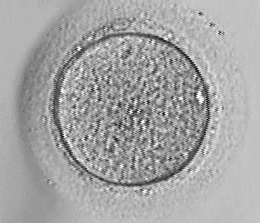
#> input picture data/microscope/1cell.jpg, 260 x 223 px
$ python -i blastomere_cell_enhancing_algo.py   (imports and definitions only)
#> lines starting #> are read from the running program, lines starting #| are printed output that depends on the picture; after the words box and inside, x2 and y2 are one past the last pixel; in counts of white or black regions, pixels touching at a corner belong together
#> further down, picture is the input picture: shape (223, 260); min 0, max 255, mean 164.9
from functools import partial

import cv2
import matplotlib.pyplot as plt
import numpy as np
from scipy.ndimage import uniform_filter
from skimage import filters, morphology, restoration
from skimage.feature import canny
from skimage.filters import gaussian, sobel
from skimage.morphology import closing, dilation, disk, erosion, opening
from skimage.restoration import calibrate_denoiser, denoise_tv_chambolle

from abstract import AbstractProcess

from .utils import color_scale_display, enhance_cell, needAjust


# [176 lines left out: functions ESAVA_denoising, _kernel_denoising, enhance_contrast, _structure_preserving_denoise, _anisotropic_diffusion, not called in this run]

def _guided_filter_denoise(image: np.ndarray, radius=8, epsilon=0.01) -> np.ndarray:
    """
    Apply guided filtering for edge-preserving smoothing.

    Guided filtering uses a guidance image (here the image itself) to smooth
    the input while preserving strong edges.

    Parameters:
    - image (np.ndarray): Grayscale image in [0, 1] range.
    - radius (int): Radius of the local window used for filtering.
    - epsilon (float): Regularization parameter to control edge sensitivity.

    Returns:
    - np.ndarray: Smoothed image in float64 format, range [0, 1].
    """
    def guided_filter(I, p, r, eps):
        mean_I = uniform_filter(I, size=r)
        mean_p = uniform_filter(p, size=r)
        mean_Ip = uniform_filter(I * p, size=r)
        cov_Ip = mean_Ip - mean_I * mean_p

        mean_II = uniform_filter(I * I, size=r)
        var_I = mean_II - mean_I * mean_I

        a = cov_Ip / (var_I + eps)
        b = mean_p - a * mean_I

        mean_a = uniform_filter(a, size=r)
        mean_b = uniform_filter(b, size=r)

        return mean_a * I + mean_b

    return guided_filter(image, image, radius, epsilon)

def _adaptive_hybrid_denoise(image: np.ndarray) -> np.ndarray:
    """
    Adaptive hybrid denoising using edge-aware selective filtering.

    This method:
    - Detects edge zones using Canny and Sobel edge detectors.
    - Computes distance from edges to define internal vs boundary regions.
    - Applies Non-Local Means denoising to inner regions.
    - Applies Bilateral filtering to edge regions.
    - Finishes with a guided filter pass to blend all regions smoothly.

    Parameters:
    - image (np.ndarray): Grayscale image in [0, 1] range.

    Returns:
    - np.ndarray: Enhanced and denoised image in float64 format.
    """
    from scipy.ndimage import distance_transform_edt

    edges_canny = canny(image, sigma=1.5, low_threshold=0.08, high_threshold=0.15)
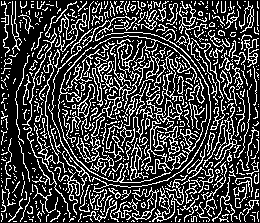
#> edges_canny: shape (223, 260) bool; 25.9% white in thin lines or dots
    edges_sobel = filters.sobel(image) > filters.threshold_otsu(filters.sobel(image))
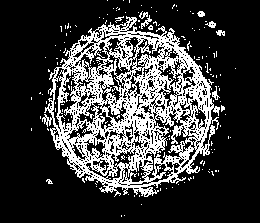
#> edges_sobel: shape (223, 260) bool; 24.4% white in thin lines or dots, all inside (x1, y1, x2, y2) = (31, 0, 236, 217)

    edges_combined = np.logical_or(edges_canny, edges_sobel)
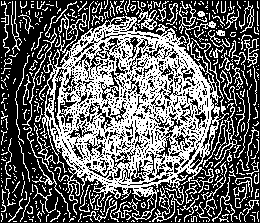
#> edges_combined: shape (223, 260) bool; 40.1% white in thin lines or dots

    edge_distance = distance_transform_edt(~edges_combined)
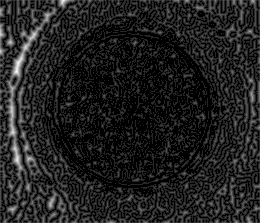
#> edge_distance: shape (223, 260) float64; min 0, max 6.71, mean 0.838; drawn with min black and max white

    edge_distance = edge_distance / edge_distance.max()

    denoised = image.copy()

    internal_mask = edge_distance > 0.3
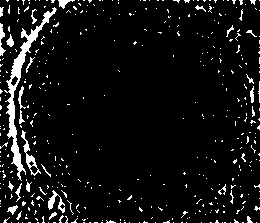
#> internal_mask: shape (223, 260) bool; 6.7% white; 423 white regions (395 under 20 px), largest, box (x1, y1, x2, y2) and area: (4, 7, 57, 181) 1207, (21, 130, 41, 176) 197, (48, 190, 65, 213) 141
    if np.any(internal_mask):
        img_uint8 = (image * 255).astype(np.uint8)
        nlm_denoised = cv2.fastNlMeansDenoising(img_uint8, None, 12, 7, 21)
        denoised[internal_mask] = (nlm_denoised[internal_mask].astype(np.float64) / 255.0)
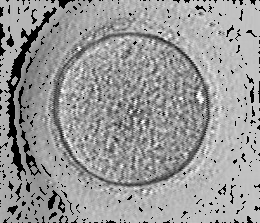
#> denoised: shape (223, 260); 6.73% of pixels changed, all inside (x1, y1, x2, y2) = (0, 0, 260, 223)

    edge_mask = edge_distance <= 0.3
    if np.any(edge_mask):
        img_uint8 = (image * 255).astype(np.uint8)
        bilateral_denoised = cv2.bilateralFilter(img_uint8, 9, 40, 40)
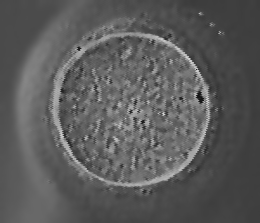
#> bilateral_denoised: shape (223, 260); min 19, max 211, mean 91
        denoised[edge_mask] = (bilateral_denoised[edge_mask].astype(np.float64) / 255.0)
#> denoised: shape (223, 260); every value is 0

    denoised = _guided_filter_denoise(denoised, radius=5, epsilon=0.005)
#> in guided_filter, `a = cov_Ip / (var_I + eps)`: a: shape (223, 260) float64; every value is 0

    return denoised

# [99 lines left out: functions enhance_boundary_contrast, create_boundary_focused_edge_map, _edge_preserving_bilateral, not called in this run]

class MicroscopicBlastomereEnhancer(AbstractProcess):
    """
    A configurable enhancement module for denoising microscopic blastomere cell patches.

    This class provides a unified interface for applying various denoising and enhancement
    techniques to localized regions of microscopic embryo images, particularly blastomere
    cells, to improve edge clarity and structural fidelity for downstream segmentation.

    Supported methods:
    - 'structure_preserving': Total variation + bilateral denoising with edge masks.
    - 'edge_preserving_bilateral': Multi-pass bilateral filtering.
    - 'anisotropic_diffusion': Perona-Malik diffusion preserving edges.
    - 'guided_filter': Guided filter-based edge-aware smoothing.
    - 'adaptive_hybrid': Region-based fusion of bilateral and non-local means denoising.
    - 'kernel_denoising': Traditional filters (Gaussian, bilateral, TV, etc.).
    - 'local_patch_esava': Reimplementation of ESAVA-specific local patch enhancement.

    Parameters:
    - config (dict): Configuration dictionary containing:
        - 'method': Name of the denoising method to apply.
        - 'denoiser_params': (Optional) Additional parameters for the denoiser.

    Expected Input (`data` dict):
    - 'image': Full image (in range 0–255, RGB or grayscale).
    - 'boxes': A bounding box in [x1, y1, x2, y2] format indicating the local patch to process.

    Returns:
    - The enhanced local patch, denoised using the selected method.
    - If `method` is 'local_patch_esava', padding is added before denoising.

    Notes:
    - Non-ESAVA methods convert images to grayscale and normalize to [0, 1].
    - All enhancements are applied to a cropped local region defined by the bounding box.
    - Post-processing currently returns the raw denoised patch.

    Example usage:
        config = {"method": "anisotropic_diffusion", "denoiser_params": {"num_iter": 10, "kappa": 0.1}}
        enhancer = MicroscopicBlastomereEnhancer(config)
        output = enhancer.process({"image": image, "boxes": [x1, y1, x2, y2]})
    """
    def __init__(self, config: dict):
        self.config = config

    # [61 lines left out: functions denoiser, _pre_process, _main_process, not called in this run]

    def _post_process(self, data):
        return data


>>> import cv2
>>> picture = cv2.imread('../data/microscope/1cell.jpg', cv2.IMREAD_GRAYSCALE)
>>> result = _adaptive_hybrid_denoise(picture)

$ run again, on data/microscope/2cells.jpg
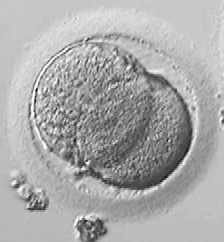
#> input picture data/microscope/2cells.jpg, 224 x 242 px
#> picture is the input picture: shape (242, 224); min 7, max 255, mean 170.1
#> in _adaptive_hybrid_denoise, `edges_canny = canny(image, sigma=1.5, low_threshold=0.08, high_thresho..`:
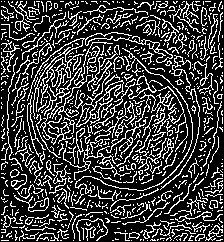
#> edges_canny: shape (242, 224) bool; 24.6% white in thin lines or dots
#> edges_sobel: shape (242, 224) bool; 20.4% white in thin lines or dots, all inside (x1, y1, x2, y2) = (11, 18, 224, 242)
#> edges_combined: shape (242, 224) bool; 36.7% white in thin lines or dots
#> internal_mask: shape (242, 224) bool; 7.6% white in thin lines or dots
#> edge_mask: shape (242, 224) bool; 92.4% white; black in thin lines or dots
#> in _adaptive_hybrid_denoise, `bilateral_denoised = cv2.bilateralFilter(img_uint8, 9, 40, 40)`:
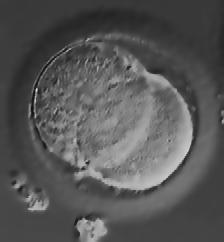
#> bilateral_denoised: shape (242, 224); min 19, max 223, mean 85.8
#> a: shape (242, 224) float64; every value is 0

$ run again, on data/microscope/3cells.jpg
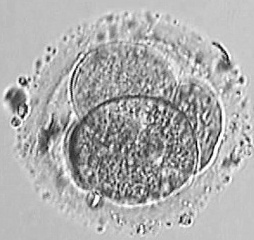
#> input picture data/microscope/3cells.jpg, 254 x 240 px
#> picture is the input picture: shape (240, 254); min 0, max 255, mean 173.3
#> in _adaptive_hybrid_denoise, `edges_canny = canny(image, sigma=1.5, low_threshold=0.08, high_thresho..`:
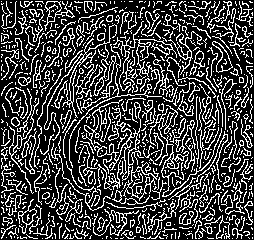
#> edges_canny: shape (240, 254) bool; 26.2% white in thin lines or dots
#> edges_sobel: shape (240, 254) bool; 23.9% white in thin lines or dots
#> edges_combined: shape (240, 254) bool; 39.3% white in thin lines or dots
#> internal_mask: shape (240, 254) bool; 12% white in thin lines or dots
#> edge_mask: shape (240, 254) bool; 88% white; black in thin lines or dots
#> in _adaptive_hybrid_denoise, `bilateral_denoised = cv2.bilateralFilter(img_uint8, 9, 40, 40)`:
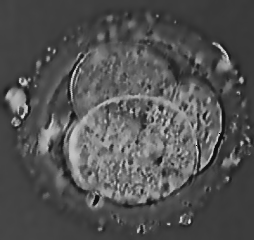
#> bilateral_denoised: shape (240, 254); min 10, max 227, mean 82.5
#> a: shape (240, 254) float64; every value is 0

$ run again, on data/microscope/4cells.jpg
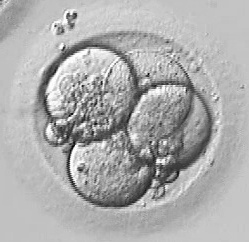
#> input picture data/microscope/4cells.jpg, 249 x 242 px
#> picture is the input picture: shape (242, 249); min 3, max 255, mean 173.3
#> edges_canny: shape (242, 249) bool; 22.1% white in thin lines or dots
#> edges_sobel: shape (242, 249) bool; 18.1% white in thin lines or dots, all inside (x1, y1, x2, y2) = (0, 0, 245, 214)
#> edges_combined: shape (242, 249) bool; 33.3% white in thin lines or dots
#> internal_mask: shape (242, 249) bool; 1.4% white; 24 white regions (15 under 20 px), largest, box (x1, y1, x2, y2) and area: (0, 208, 25, 237) 364, (228, 191, 249, 218) 172, (0, 69, 10, 83) 52
#> in _adaptive_hybrid_denoise, `bilateral_denoised = cv2.bilateralFilter(img_uint8, 9, 40, 40)`:
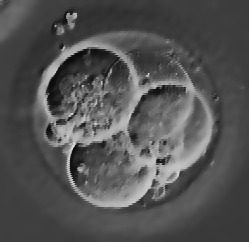
#> bilateral_denoised: shape (242, 249); min 10, max 221, mean 82.6
#> a: shape (242, 249) float64; every value is 0
